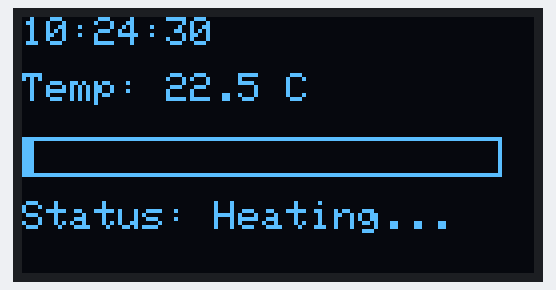
A sketch run on a simulated ESP32. Shown: 128×64 one-colour display. The local clock reads 2024-03-15 10:24:30 at power-on unless the sketch sets it; what the sketch prints to the serial monitor is not drawn.

Above: at 0.1 s.
At 3.2 s:
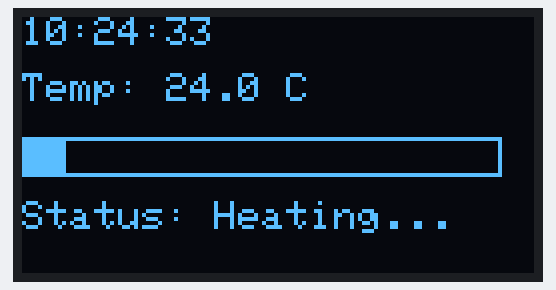
At 6.3 s:
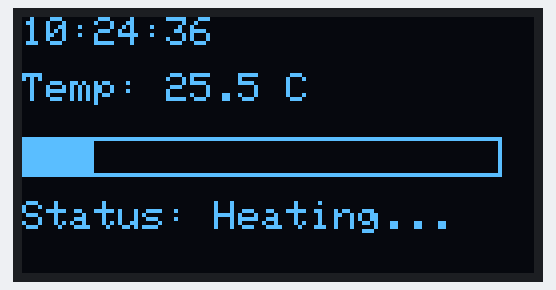
At 13.5 s:
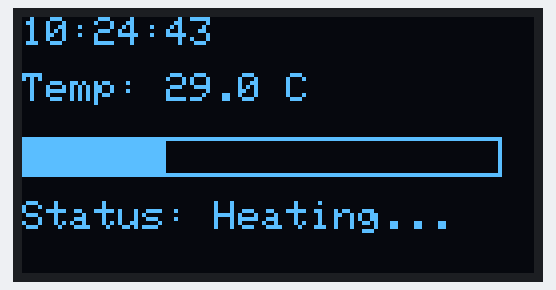
At 26.8 s:
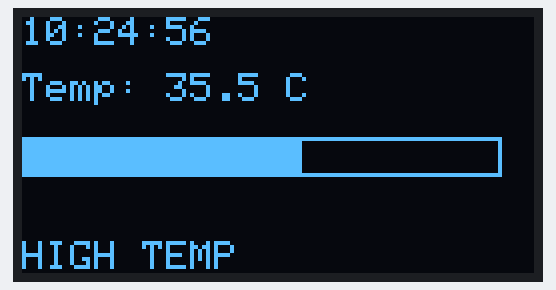
At 38.1 s:
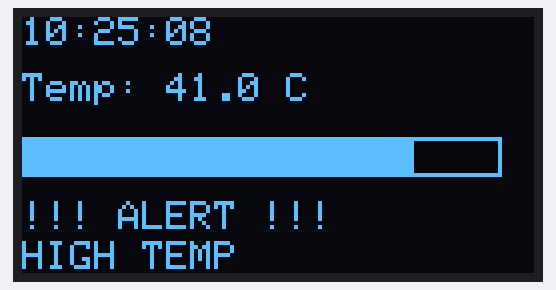

The sketch:

sketch.ino
```cpp
#include <Wire.h>
#include <Adafruit_GFX.h>
#include <Adafruit_SSD1306.h>
#include <RTClib.h>
#include <OneWire.h>
#include <DallasTemperature.h>

#define SCREEN_WIDTH 128
#define SCREEN_HEIGHT 64
Adafruit_SSD1306 display(SCREEN_WIDTH, SCREEN_HEIGHT, &Wire, -1);

RTC_DS1307 rtc;

#define ONE_WIRE_BUS 4
OneWire oneWire(ONE_WIRE_BUS);
DallasTemperature sensors(&oneWire);

void setup() {
  Serial.begin(115200);
  Wire.begin(21,22);

  if (!display.begin(SSD1306_SWITCHCAPVCC, 0x3C)) {
    Serial.println("OLED init failed");
    while (1);
  }

  if (!rtc.begin()) {
    Serial.println("RTC not found");
    while (1);
  }

  // Uncomment once to set RTC
  // rtc.adjust(DateTime(F(__DATE__), F(__TIME__)));

  sensors.begin();
  display.setTextColor(SSD1306_WHITE);
}
void loop() {

  static float temp = 22.0;
  static bool alert = false;

  DateTime now = rtc.now();

  // Increase temperature
  temp += 0.5;

  if(temp >= 35.0)
    alert = true;

  // Reset after 45°C
  if(temp > 45.0){
    temp = 22.0;
    alert = false;
  }

  display.clearDisplay();
  display.setTextColor(SSD1306_WHITE);
  display.setTextSize(1);

  // Time
  display.setCursor(0,0);

  if(now.hour()<10) display.print("0");
  display.print(now.hour());
  display.print(":");

  if(now.minute()<10) display.print("0");
  display.print(now.minute());
  display.print(":");

  if(now.second()<10) display.print("0");
  display.println(now.second());

  // Temperature
  display.setCursor(0,14);
  display.print("Temp: ");
  display.print(temp,1);
  display.print(" C");

  // Progress Bar
  display.drawRect(0,30,120,10,SSD1306_WHITE);

  int width = map((int)(temp*10),220,450,0,118);

  display.fillRect(1,31,width,8,SSD1306_WHITE);

  if(!alert){

    display.setCursor(0,46);
    display.print("Status: Heating...");

  }
  else{

    static bool blink=false;

    blink=!blink;

    if(blink){

      display.setCursor(0,46);
      display.print("!!! ALERT !!!");

    }

    display.setCursor(0,56);
    display.print("HIGH TEMP");

  }

  display.display();

  Serial.print("Temperature = ");
  Serial.println(temp);

  delay(1000);
}
```

Measured:
- what the display in image 1 shows lasts 1.0 s, from 3.2 s to 4.2 s
